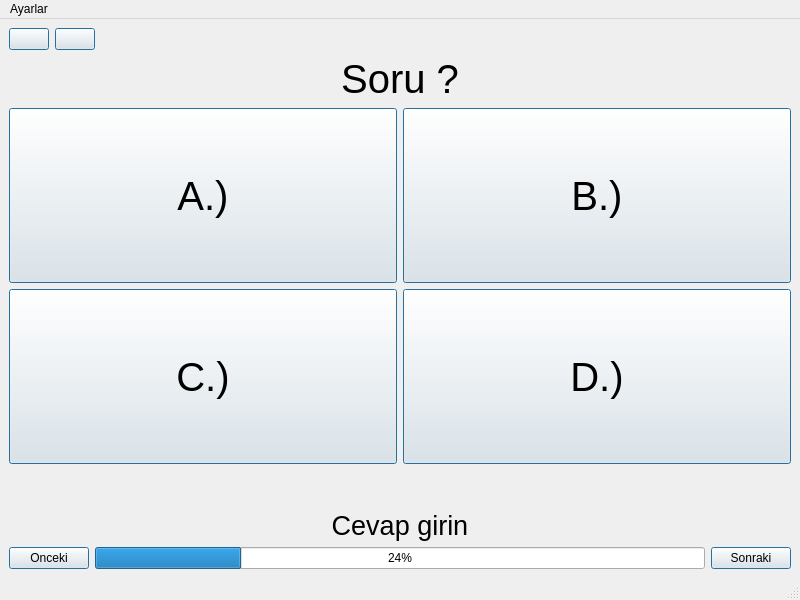
<?xml version="1.0" encoding="UTF-8"?>
<ui version="4.0">
 <class>MainWindow</class>
 <widget class="QMainWindow" name="MainWindow">
  <property name="geometry">
   <rect>
    <x>0</x>
    <y>0</y>
    <width>800</width>
    <height>600</height>
   </rect>
  </property>
  <property name="windowTitle">
   <string>MainWindow</string>
  </property>
  <widget class="QWidget" name="centralwidget">
   <layout class="QVBoxLayout" name="verticalLayout">
    <item>
     <layout class="QHBoxLayout" name="horizontalLayout_2">
      <item>
       <widget class="QPushButton" name="pushButton_geri">
        <property name="text">
         <string/>
        </property>
        <property name="icon">
         <iconset>
          <normaloff>geri.png</normaloff>geri.png</iconset>
        </property>
        <property name="default">
         <bool>true</bool>
        </property>
       </widget>
      </item>
      <item>
       <widget class="QPushButton" name="pushButton_anasayfa">
        <property name="text">
         <string/>
        </property>
        <property name="icon">
         <iconset>
          <normaloff>main.png</normaloff>main.png</iconset>
        </property>
        <property name="default">
         <bool>true</bool>
        </property>
       </widget>
      </item>
      <item>
       <spacer name="horizontalSpacer">
        <property name="orientation">
         <enum>Qt::Orientation::Horizontal</enum>
        </property>
        <property name="sizeHint" stdset="0">
         <size>
          <width>40</width>
          <height>20</height>
         </size>
        </property>
       </spacer>
      </item>
     </layout>
    </item>
    <item>
     <widget class="QLabel" name="label_soru">
      <property name="sizePolicy">
       <sizepolicy hsizetype="Preferred" vsizetype="Preferred">
        <horstretch>0</horstretch>
        <verstretch>0</verstretch>
       </sizepolicy>
      </property>
      <property name="font">
       <font>
        <pointsize>30</pointsize>
       </font>
      </property>
      <property name="text">
       <string>Soru ?</string>
      </property>
      <property name="alignment">
       <set>Qt::AlignmentFlag::AlignCenter</set>
      </property>
     </widget>
    </item>
    <item>
     <layout class="QGridLayout" name="gridLayout">
      <item row="0" column="1">
       <widget class="QPushButton" name="pushButton_b">
        <property name="sizePolicy">
         <sizepolicy hsizetype="Minimum" vsizetype="Ignored">
          <horstretch>0</horstretch>
          <verstretch>0</verstretch>
         </sizepolicy>
        </property>
        <property name="font">
         <font>
          <pointsize>30</pointsize>
         </font>
        </property>
        <property name="text">
         <string>B.)</string>
        </property>
        <property name="default">
         <bool>true</bool>
        </property>
       </widget>
      </item>
      <item row="0" column="0">
       <widget class="QPushButton" name="pushButton_a">
        <property name="sizePolicy">
         <sizepolicy hsizetype="Minimum" vsizetype="Ignored">
          <horstretch>0</horstretch>
          <verstretch>50</verstretch>
         </sizepolicy>
        </property>
        <property name="font">
         <font>
          <pointsize>30</pointsize>
         </font>
        </property>
        <property name="text">
         <string>A.)</string>
        </property>
        <property name="default">
         <bool>true</bool>
        </property>
       </widget>
      </item>
      <item row="1" column="0">
       <widget class="QPushButton" name="pushButton_c">
        <property name="sizePolicy">
         <sizepolicy hsizetype="Minimum" vsizetype="Ignored">
          <horstretch>0</horstretch>
          <verstretch>50</verstretch>
         </sizepolicy>
        </property>
        <property name="font">
         <font>
          <pointsize>30</pointsize>
         </font>
        </property>
        <property name="text">
         <string>C.)</string>
        </property>
        <property name="default">
         <bool>true</bool>
        </property>
       </widget>
      </item>
      <item row="1" column="1">
       <widget class="QPushButton" name="pushButton_d">
        <property name="sizePolicy">
         <sizepolicy hsizetype="Minimum" vsizetype="Ignored">
          <horstretch>0</horstretch>
          <verstretch>0</verstretch>
         </sizepolicy>
        </property>
        <property name="font">
         <font>
          <pointsize>30</pointsize>
         </font>
        </property>
        <property name="text">
         <string>D.)</string>
        </property>
        <property name="default">
         <bool>true</bool>
        </property>
       </widget>
      </item>
      <item row="2" column="0">
       <spacer name="verticalSpacer">
        <property name="orientation">
         <enum>Qt::Orientation::Vertical</enum>
        </property>
        <property name="sizeHint" stdset="0">
         <size>
          <width>20</width>
          <height>40</height>
         </size>
        </property>
       </spacer>
      </item>
     </layout>
    </item>
    <item>
     <widget class="QLabel" name="label_cevap">
      <property name="font">
       <font>
        <pointsize>20</pointsize>
       </font>
      </property>
      <property name="text">
       <string>Cevap girin</string>
      </property>
      <property name="alignment">
       <set>Qt::AlignmentFlag::AlignCenter</set>
      </property>
     </widget>
    </item>
    <item>
     <layout class="QHBoxLayout" name="horizontalLayout">
      <item>
       <widget class="QPushButton" name="pushButton_onceki">
        <property name="text">
         <string>Onceki</string>
        </property>
        <property name="default">
         <bool>true</bool>
        </property>
       </widget>
      </item>
      <item>
       <widget class="QProgressBar" name="progressBar">
        <property name="value">
         <number>24</number>
        </property>
       </widget>
      </item>
      <item>
       <widget class="QPushButton" name="pushButton_sonraki">
        <property name="text">
         <string>Sonraki</string>
        </property>
        <property name="default">
         <bool>true</bool>
        </property>
       </widget>
      </item>
     </layout>
    </item>
   </layout>
  </widget>
  <widget class="QMenuBar" name="menubar">
   <property name="geometry">
    <rect>
     <x>0</x>
     <y>0</y>
     <width>800</width>
     <height>37</height>
    </rect>
   </property>
   <widget class="QMenu" name="menuAyarlar">
    <property name="title">
     <string>Ayarlar</string>
    </property>
    <widget class="QMenu" name="menuDarkmode">
     <property name="title">
      <string>Tema</string>
     </property>
     <addaction name="actionWhite"/>
     <addaction name="actionDark"/>
    </widget>
    <addaction name="menuDarkmode"/>
   </widget>
   <addaction name="menuAyarlar"/>
  </widget>
  <widget class="QStatusBar" name="statusbar"/>
  <action name="actionWhite">
   <property name="text">
    <string>White</string>
   </property>
  </action>
  <action name="actionDark">
   <property name="text">
    <string>Dark</string>
   </property>
  </action>
 </widget>
 <resources/>
 <connections/>
</ui>
